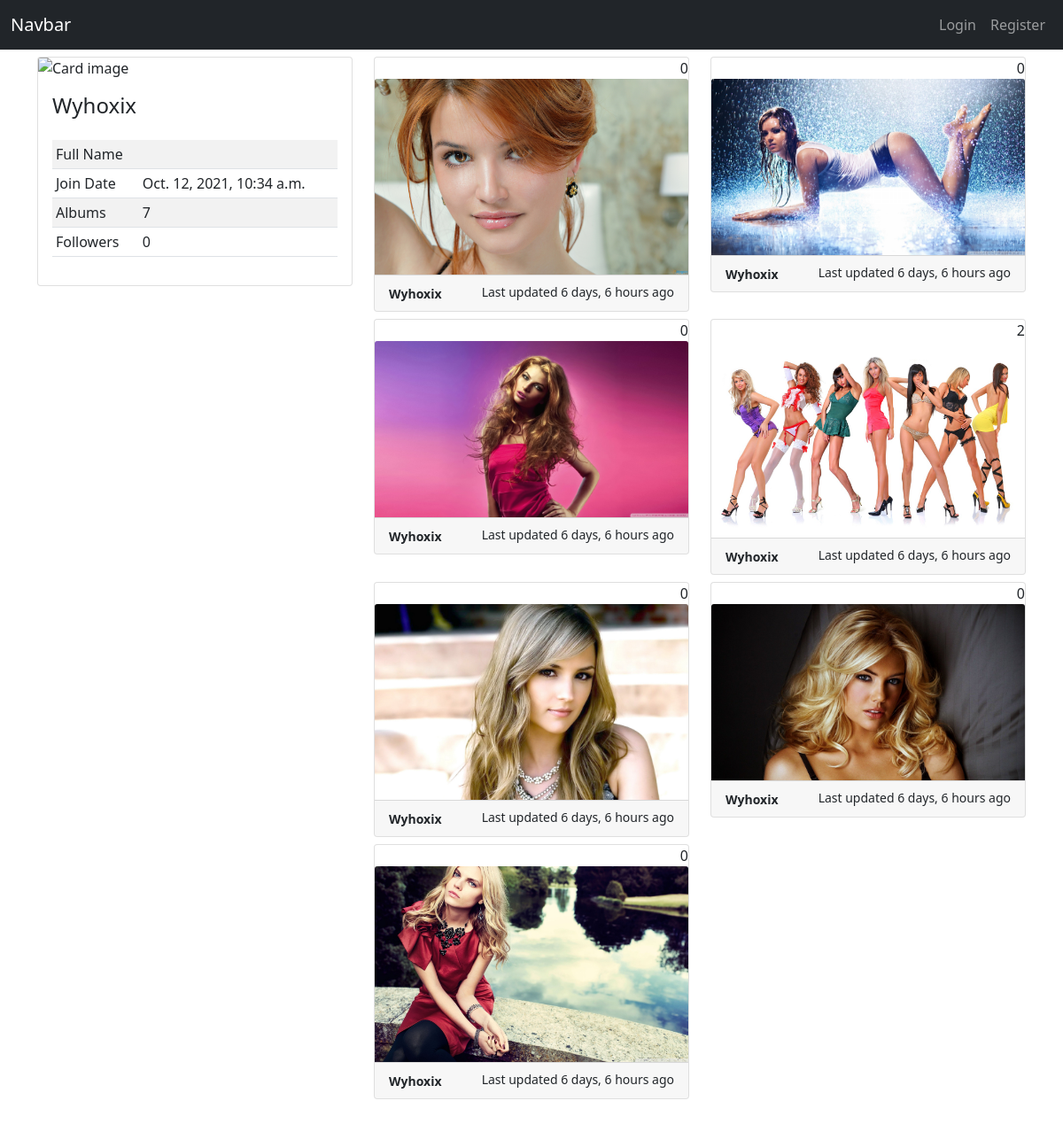
The app's page /auth/single/wyhoxix, older data.
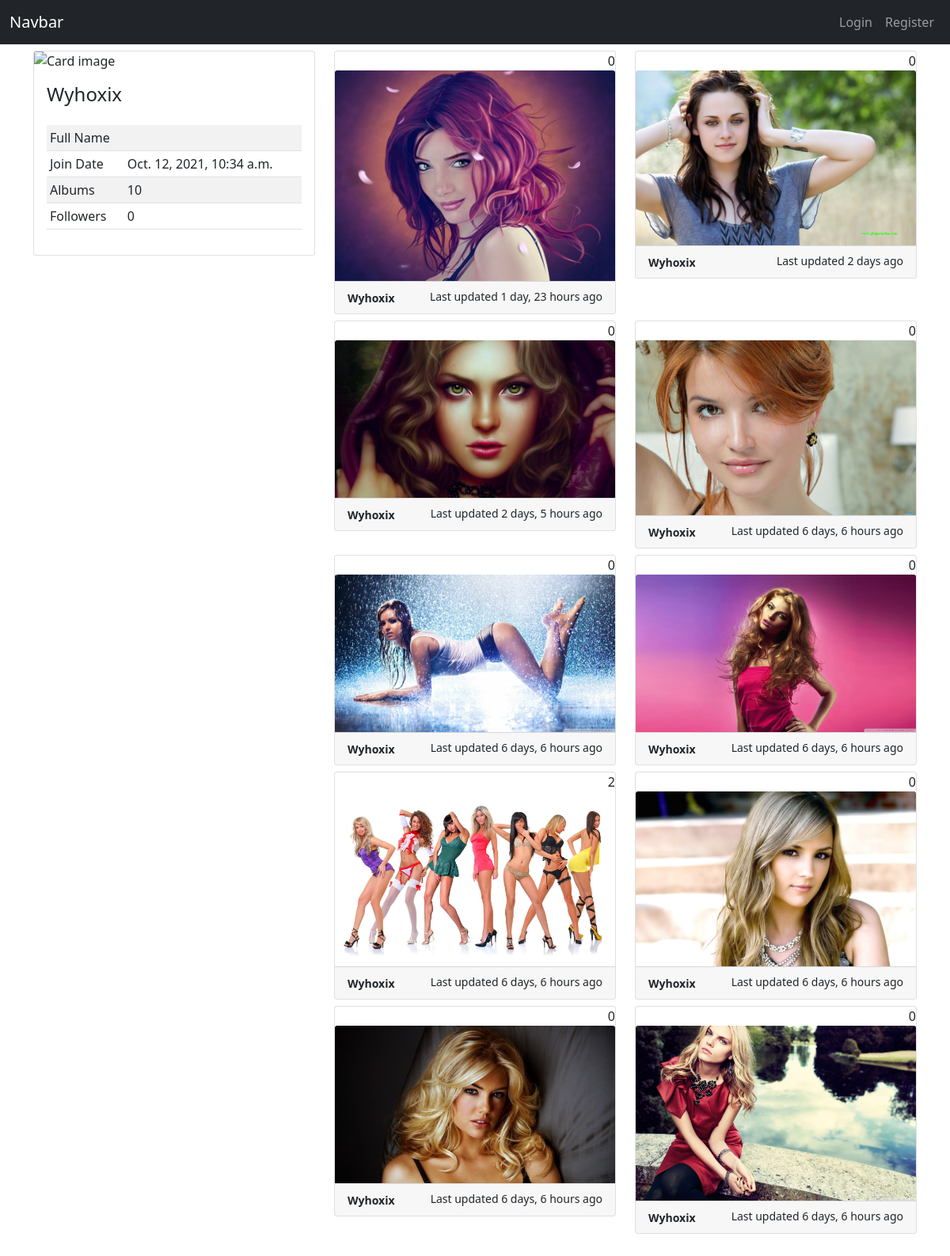
The same page, newer data.
### album/models.py (models this page shows)
class Album(models.Model):
    user = models.ForeignKey(User, on_delete=models.CASCADE, related_name='album')
    contest = models.ForeignKey(Contest, blank=True, null=True, on_delete=models.CASCADE)
    image = models.ImageField(upload_to='gallery/')
    uploaded_date = models.DateTimeField(auto_now_add=True)
    is_active = models.BooleanField(default=True)
    def image_tag(self):
        return mark_safe('<a href="/images/%s" target="_blank"><img src="/images/%s" width="250" height="150" /></a>' % (self.image,self.image))
    image_tag.short_description = 'Image'

### authuser/models.py (models this page shows)
class User(AbstractUser):
    username = models.CharField(max_length=150, unique=True)
    name = models.CharField(max_length=150, null=True)
    email = models.CharField(max_length=150, unique=True, null=True)
    bio = models.TextField(null=True)
    avatar = models.ImageField(null=True, upload_to='avatar/')
    EMAIL_FIELD = 'email'
    USERNAME_FIELD = 'username'
    REQUIRED_FIELDS = ['email']
    def __str__(self):
        return  self.username.title()

### authuser/views.py (the view)
# urls.py: path('single/<str:username>', userProfile, name="userProfile"),
def userProfile(request, username):
    user = User.objects.get(username=username)
    albumList = Album.objects.filter(user=user).order_by('-id')
    totalFollower = Followers.objects.filter(user=user).count()
    followersList = Followers.objects.filter(user=user).values_list('follow_user',flat=True)
    context = {'user':user, 'albumList':albumList,'totalFollower':totalFollower,'followersList':followersList}
    return render(request, 'user.html', context)

### authuser/templates/user.html (shortened to what this page needs)
{% extends 'base.html' %}
{% load static %}
{% block content %}
<div class="row mb-5">
    <div class="col-md-4">
        <div class="card" >
            {% if user.avatar %}
                <img class="card-img-top" src="{% static 'images/' %}{{user.avatar}}" alt="Card image" style="width:100%">
            {% else %}
                <img class="card-img-top" src="https://www.w3schools.com/bootstrap5/img_avatar1.png" alt="Card image" style="width:100%">
            {% endif %}
            <div class="card-body">
                <div class="row">
                    <div class="col">
                        <h4 class="card-title">{{user.username|title}}</h4>
                    </div>
                    <div class="col" style="text-align: right;">
                    </div>
                </div>
                <table class="table table-striped table-sm">
                    <tr>
                        <td>Full Name</td>
                        <td>{{user.first_name}} {{user.last_name}}</td>
                    </tr>
                    <tr>
                        <td>Join Date</td>
                        <td>{{user.date_joined}}</td>
                    </tr>
                    <tr>
                        <td>Albums</td>
                        <td>{{albumList|length}}</td>
                    </tr>
                    <tr>
                        <td>Followers</td>
                        <td>{{totalFollower}}</td>
                    </tr>
                </table>
            </div>
        </div>
    </div>
    <div class="col-md-8">
        <div class="row">
            {% for album in albumList %}
                <div class="col-md-6 mb-2">
                    <div class="card">
                        <div>
                            <span class="float-end" style="position:relative">{{album.likedislikes.count}}</span>
                            <a href="{% url 'albumDetails' album.id %}" class="">
                                <img src="{% static 'images/' %}{{album.image }}" class="card-img-top" width="100">
                            </a>
                        </div>
                        <div class="card-footer">
                        <small class="fw-bold">{{album.user|title}}</small>
                        <small class="float-end">Last updated {{album.uploaded_date|timesince}} ago</small>
                        </div>
                    </div>
                </div>
            {% endfor %}
        </div>
    </div>
</div>
{% endblock content %}

Row changes from the older to the newer data that the page shows:
added Album: likedislikes.count "0", image (picture), user "Wyhoxix", uploaded_date "1 day, 23 hours"
added Album: likedislikes.count "0", image (picture), user "Wyhoxix", uploaded_date "2 days"
added Album: likedislikes.count "0", image (picture), user "Wyhoxix", uploaded_date "2 days, 5 hours"
Text that changed along with them:
{{ albumList|length }}: "7" → "10"
